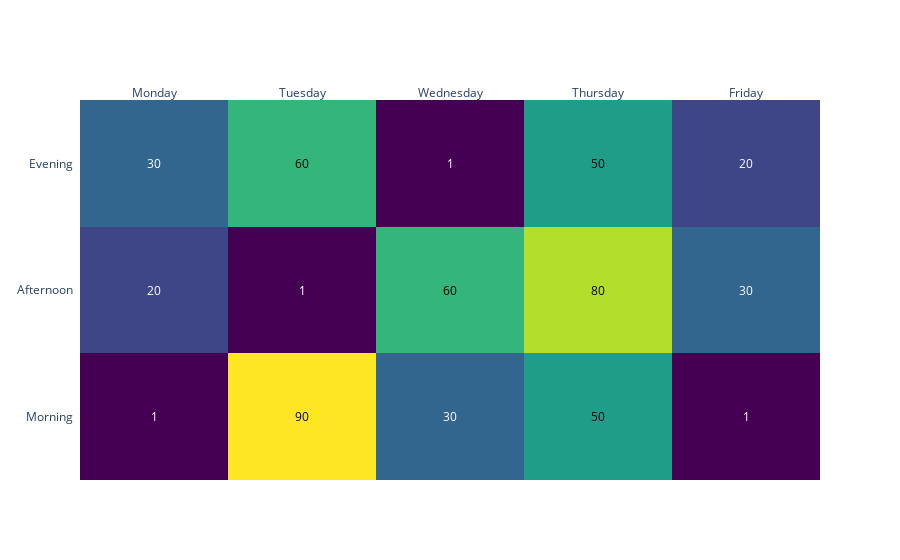

Source (notebook cell):
### Markdown cell above
# Heatmap

### Code cell
import plotly.figure_factory as ff

z=[[1, 90, 30, 50, 1], [20, 1, 60, 80, 30], [30, 60, 1, 50, 20]]
x=['Monday', 'Tuesday', 'Wednesday', 'Thursday', 'Friday']
y=['Morning', 'Afternoon', 'Evening']

fig = ff.create_annotated_heatmap(z, x = x, y = y, colorscale = "Viridis")
fig.show()

### Figure 1 — Plotly figure (JSON) as saved in the notebook; plotly's stock layout.template omitted (floating-point values rounded to 4 significant figures)
{"data": [{"colorscale": [[0, "#440154"], [0.1111, "#482878"], [0.2222, "#3e4989"], [0.3333, "#31688e"], [0.4444, "#26828e"], [0.5556, "#1f9e89"], [0.6667, "#35b779"], [0.7778, "#6ece58"], [0.8889, "#b5de2b"], [1, "#fde725"]], "reversescale": false, "showscale": false, "type": "heatmap", "x": ["Monday", "Tuesday", "Wednesday", "Thursday", "Friday"], "y": ["Morning", "Afternoon", "Evening"], "z": [[1, 90, 30, 50, 1], [20, 1, 60, 80, 30], [30, 60, 1, 50, 20]]}], "layout": {"annotations": [{"font": {"color": "#FFFFFF"}, "showarrow": false, "text": "1", "x": "Monday", "xref": "x", "y": "Morning", "yref": "y"}, {"font": {"color": "#000000"}, "showarrow": false, "text": "90", "x": "Tuesday", "xref": "x", "y": "Morning", "yref": "y"}, {"font": {"color": "#FFFFFF"}, "showarrow": false, "text": "30", "x": "Wednesday", "xref": "x", "y": "Morning", "yref": "y"}, {"font": {"color": "#000000"}, "showarrow": false, "text": "50", "x": "Thursday", "xref": "x", "y": "Morning", "yref": "y"}, {"font": {"color": "#FFFFFF"}, "showarrow": false, "text": "1", "x": "Friday", "xref": "x", "y": "Morning", "yref": "y"}, {"font": {"color": "#FFFFFF"}, "showarrow": false, "text": "20", "x": "Monday", "xref": "x", "y": "Afternoon", "yref": "y"}, {"font": {"color": "#FFFFFF"}, "showarrow": false, "text": "1", "x": "Tuesday", "xref": "x", "y": "Afternoon", "yref": "y"}, {"font": {"color": "#000000"}, "showarrow": false, "text": "60", "x": "Wednesday", "xref": "x", "y": "Afternoon", "yref": "y"}, {"font": {"color": "#000000"}, "showarrow": false, "text": "80", "x": "Thursday", "xref": "x", "y": "Afternoon", "yref": "y"}, {"font": {"color": "#FFFFFF"}, "showarrow": false, "text": "30", "x": "Friday", "xref": "x", "y": "Afternoon", "yref": "y"}, {"font": {"color": "#FFFFFF"}, "showarrow": false, "text": "30", "x": "Monday", "xref": "x", "y": "Evening", "yref": "y"}, {"font": {"color": "#000000"}, "showarrow": false, "text": "60", "x": "Tuesday", "xref": "x", "y": "Evening", "yref": "y"}, {"font": {"color": "#FFFFFF"}, "showarrow": false, "text": "1", "x": "Wednesday", "xref": "x", "y": "Evening", "yref": "y"}, {"font": {"color": "#000000"}, "showarrow": false, "text": "50", "x": "Thursday", "xref": "x", "y": "Evening", "yref": "y"}, {"font": {"color": "#FFFFFF"}, "showarrow": false, "text": "20", "x": "Friday", "xref": "x", "y": "Evening", "yref": "y"}], "xaxis": {"dtick": 1, "gridcolor": "rgb(0, 0, 0)", "side": "top", "ticks": ""}, "yaxis": {"dtick": 1, "ticks": "", "ticksuffix": "  "}}}
